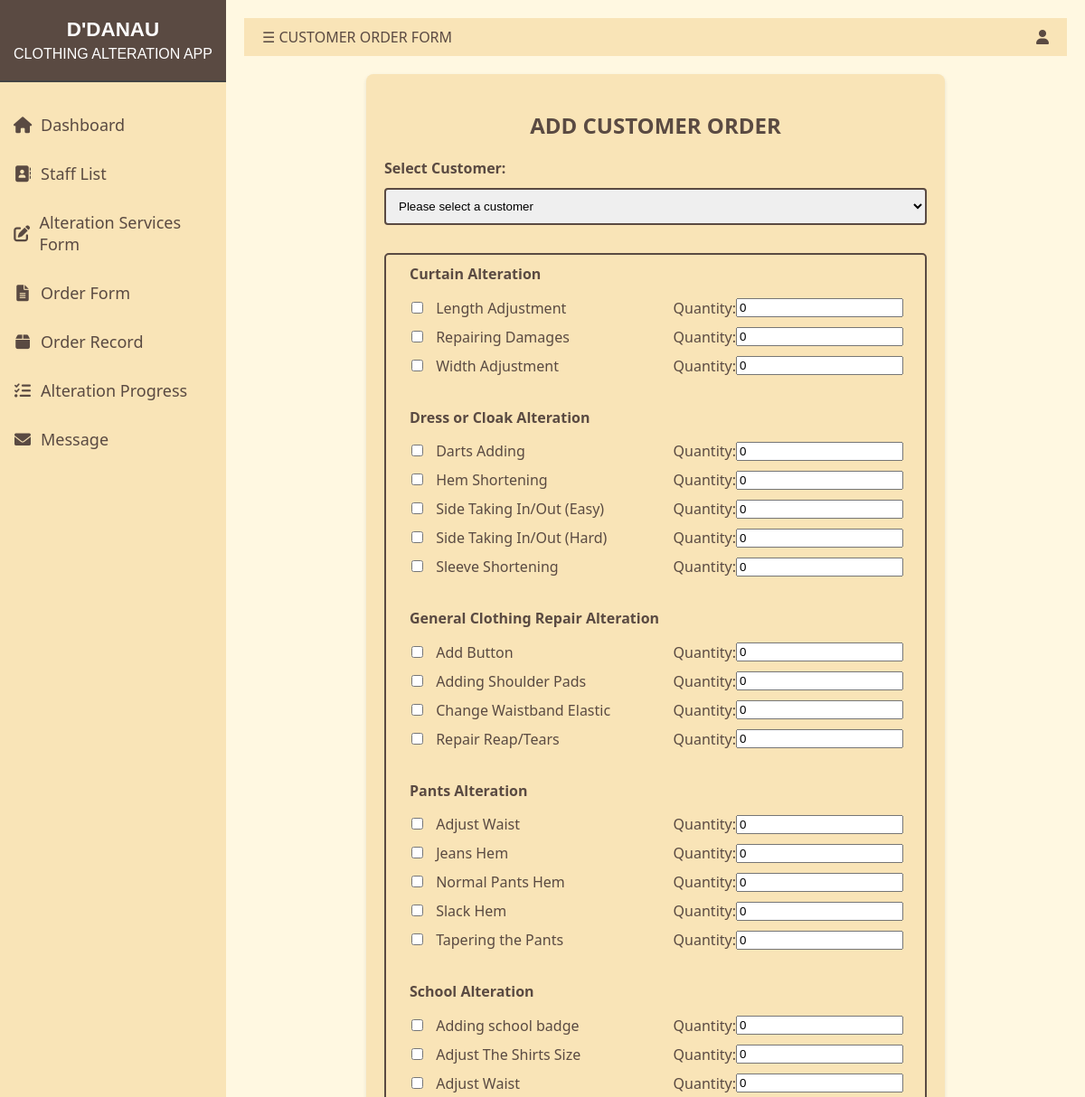
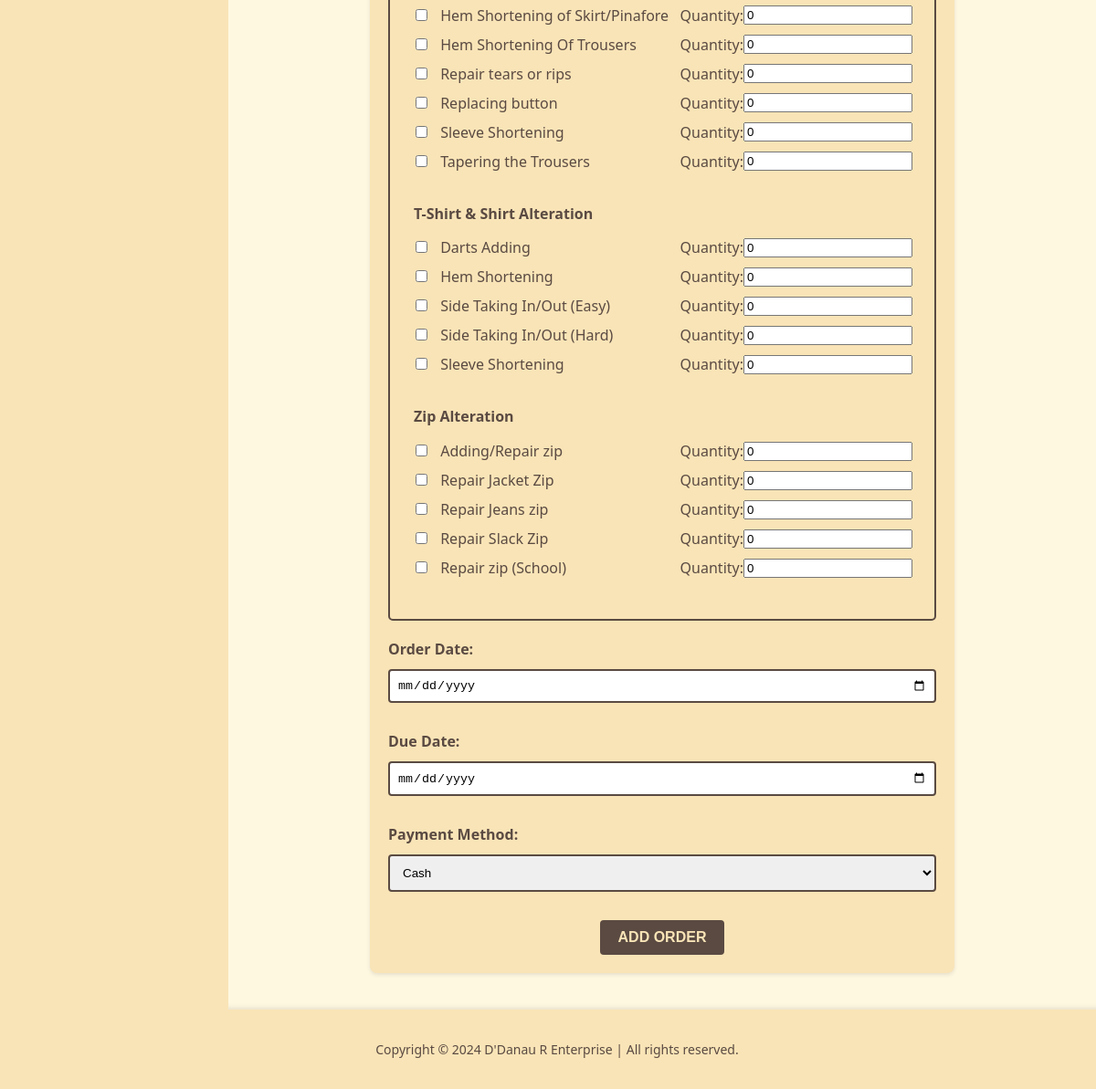
The app's page /admin/order.php with its own data (2 pictures, top to bottom).
### tables this page shows
CREATE TABLE `services` (
  `id` int(11) NOT NULL,
  `category_id` int(11) DEFAULT NULL,
  `name` varchar(255) NOT NULL,
  `price` decimal(10,2) DEFAULT NULL
);

### admin/order.php (the view, shortened to what this page needs)
<?php
    include '../component/connect.php';
    $categories = [];
    $query = "SELECT c.id AS category_id, c.name AS category_name, s.id AS service_id, s.name AS service_name
            FROM categories c
            LEFT JOIN services s ON c.id = s.category_id
            ORDER BY c.name, s.name";
    $result = mysqli_query($conn, $query);
    if ($result) {
        while ($row = mysqli_fetch_assoc($result)) {
            $categories[$row['category_name']][] = [
                'id' => $row['service_id'],
                'name' => $row['service_name']
            ];
        }
    }
?>
<!DOCTYPE html>
<html lang="en">
<head>
    <link rel="stylesheet" href="https://cdnjs.cloudflare.com/ajax/libs/font-awesome/6.0.0/css/all.min.css">
    <link rel="stylesheet" href="order.css">
    <link rel="stylesheet" href="services.css">
</head>
<body>
    <div class="sidenav" id="mySidenav">
        <div class="logo">
            <span>D'DANAU</span>
            CLOTHING ALTERATION APP
        </div>
        <a href="dashboard.php"><i class="fas fa-home"></i>Dashboard</a>
        <a href="staff.php"><i class="fa-solid fa-address-book"></i>Staff List</a>
        <a href="services.php"><i class="fas fa-edit"></i>Alteration Services Form</a>
        <a href="#order"><i class="fas fa-file-alt"></i>Order Form</a>
        <a href="submit_order.php"><i class="fas fa-box"></i></i>Order Record</a>
        <a href="alteration_progress.php"><i class="fas fa-tasks"></i>Alteration Progress</a>
        <a href="message.php"><i class="fas fa-envelope"></i>Message</a>
    </div>
    <div id="main">
        <div class="header">
            <span class="menu-icon" onclick="openNav()">&#9776; CUSTOMER ORDER FORM</span>
            <div class="profile">
                <i class="fas fa-user dropbtn"></i>
            </div>
        </div>
        <form action="" method="post" id="addOrderForm">
            <h2>Add Customer Order</h2>
            <div class="form-group">
                <label for="customerId">Select Customer:</label>
                <select name="customerId" required>
                    <option value="">Please select a customer</option>
                </select>
            </div>
            <div class="services-section">
                <?php foreach ($categories as $category => $services): ?>
                <fieldset>
                    <legend><?php echo $category; ?></legend>
                    <?php foreach ($services as $service): ?>
                    <div class="service-option">
                        <label>
                            <input type="checkbox" name="services[]" value="<?php echo $service['id']; ?>">
                            <?php echo $service['name']; ?>
                        </label>
                        Quantity: <input type="number" name="quantity[<?php echo $service['id']; ?>]" min="0" value="0">
                    </div>
                    <?php endforeach; ?>
                </fieldset>
                <?php endforeach; ?>
            </div>
            <div class="form-group">
                <label for="orderDate">Order Date:</label>
                <input type="date" id="orderDate" name="orderDate" required>
            </div>
            <div class="form-group">
                <label for="dueDate">Due Date:</label>
                <input type="date" id="dueDate" name="dueDate" required>
            </div>
            <div class="form-group">
                <label>Payment Method:</label>
                <select name="paymentMethod" required>
                    <option value="Cash">Cash</option>
                </select>
            </div>
            <button type="submit" name="submitOrder">Add Order</button>
        </form>
    </div>
    <footer class="site-footer">
        <p>Copyright &copy; 2024 D'Danau R Enterprise | All rights reserved.</p>
    </footer>
</body>
</html>

### admin/order.css (style rules this page uses)
:root { --main-bg-color: #FFF8E1; --accent-color: #F9E4B7; --hover-accent-color: #E1C699; --text-color: #5A4A42; --font-family: 'Segoe UI', Tahoma, Geneva, Verdana, sans-serif; }
body, html { margin: 0; padding: 0; width: 100%; height: 100%; font-family: var(--font-family); background-color: var(--main-bg-color); }
.sidenav { background-color: var(--accent-color); color: var(--text-color); width: 250px; position: fixed; height: 100%; overflow: auto; transition: width 0.5s; font-size: 16px; }
.sidenav a { color: var(--text-color); padding: 15px; text-decoration: none; display: flex; align-items: center; transition: background-color 0.3s; font-size: 18px; }
.sidenav a i { width: 20px; text-align: center; margin-right: 10px; }
.logo { color: #FFF; background-color: var(--text-color); padding: 20px 10px; font-family: 'Arial', sans-serif; text-align: center; margin-bottom: 20px; border-bottom: 2px solid #444; }
.logo span { font-weight: bold; display: block; font-size: 1.4em; margin-bottom: 5px; }
#main { transition: margin-left 0.5s; padding: 20px; margin-left: 250px; }
.header { display: flex; justify-content: space-between; align-items: center; background-color: var(--accent-color); color: var(--text-color); padding: 10px 20px; }
.menu-icon { cursor: pointer; }
.profile .dropbtn { color: var(--text-color); padding: 0; border: none; background: none; cursor: pointer; }
form { background-color: var(--accent-color); padding: 20px; border-radius: 8px; box-shadow: 0 2px 4px rgba(0, 0, 0, 0.1); max-width: 600px; margin: 20px auto; }
form h2 { margin-bottom: 20px; color: var(--text-color); text-transform: uppercase; text-align: center; }
.form-group { margin-bottom: 15px; }
.form-group label { display: block; margin-bottom: 5px; color: var(--text-color); font-weight: bold; }
.form-group input[type="text"], .form-group input[type="date"], .form-group input[type="number"], .form-group select { width: 100%; padding: 8px; border: 2px solid var(--text-color); border-radius: 4px; box-sizing: border-box; margin-top: 6px; margin-bottom: 16px; }
.services-section { border: 2px solid var(--text-color); padding: 10px; border-radius: 5px; margin-bottom: 20px; }
fieldset { border: none; margin-bottom: 15px; color: var(--text-color); }
legend { font-weight: bold; margin-bottom: 10px; }
.service-option { display: flex; align-items: center; margin-bottom: 10px; }
.service-option label { margin-right: 10px; flex-grow: 1; }
input[type="checkbox"] { margin-right: 10px; }
button[type="submit"] { background-color: var(--text-color); color: var(--accent-color); padding: 10px 20px; border: none; border-radius: 4px; cursor: pointer; font-size: 16px; transition: background-color 0.3s; font-weight: 600; text-transform: uppercase ; display: block; margin: auto; }
.site-footer { text-align: center; padding: 20px 10px; background-color: var(--accent-color); color: var(--text-color); font-size: 14px; bottom: 0; width: 100%; box-shadow: 0 -2px 5px rgba(0,0,0,0.1); }
body { margin: 0; display: flex; flex-direction: column; min-height: 100vh; }

### records on screen
services: name "Length Adjustment"
services: name "Repairing Damages"
services: name "Width Adjustment"
services: name "Darts Adding"
services: name "Hem Shortening"
services: name "Side Taking In/Out (Easy)"
services: name "Side Taking In/Out (Hard)"
services: name "Sleeve Shortening"
services: name "Add Button"
services: name "Adding Shoulder Pads"
services: name "Change Waistband Elastic"
services: name "Repair Reap/Tears"
services: name "Jeans Hem"
services: name "Normal Pants Hem"
services: name "Slack Hem"
services: name "Tapering the Pants"
services: name "Adding school badge"
services: name "Adjust The Shirts Size"
services: name "Adjust Waist"
services: name "Hem Shortening of Skirt/Pinafore"
services: name "Hem Shortening Of Trousers"
services: name "Repair tears or rips"
services: name "Replacing button"
services: name "Sleeve Shortening"
services: name "Tapering the Trousers"
services: name "Darts Adding"
services: name "Hem Shortening"
services: name "Side Taking In/Out (Easy)"
services: name "Side Taking In/Out (Hard)"
services: name "Sleeve Shortening"
services: name "Adding/Repair zip"
services: name "Repair Jacket Zip"
services: name "Repair Jeans zip"
services: name "Repair Slack Zip"
services: name "Repair zip (School)"

### other values on screen
$category "Curtain Alteration"
$category "Dress or Cloak Alteration"
$category "General Clothing Repair Alteration"
$category "Pants Alteration"
$service['name'] "Adjust Waist"
$category "School Alteration"
$category "T-Shirt & Shirt Alteration"
$category "Zip Alteration"
